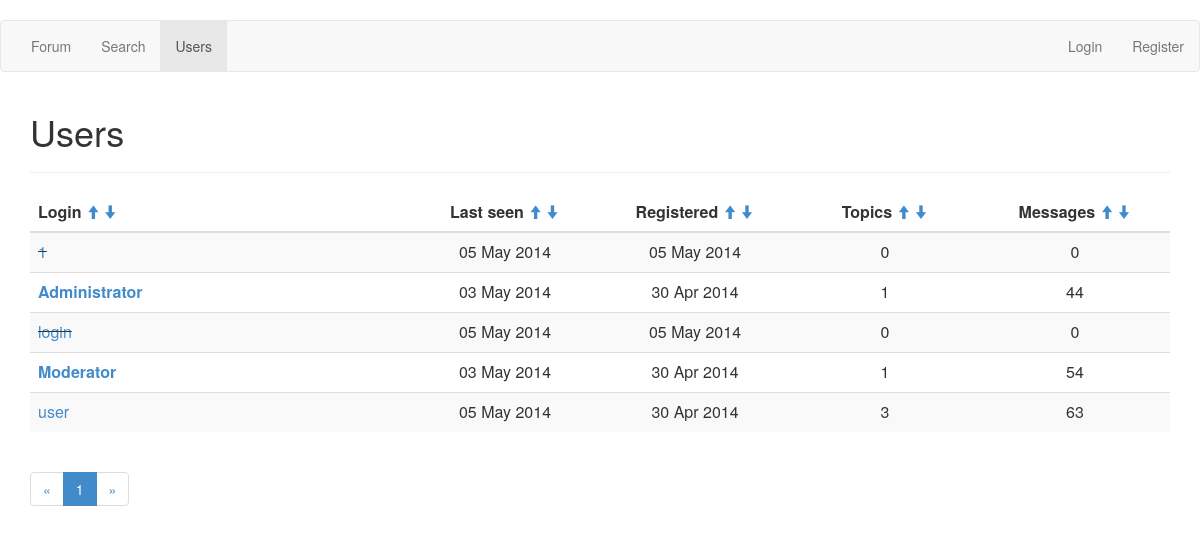
Page /userlist on the earlier database version.
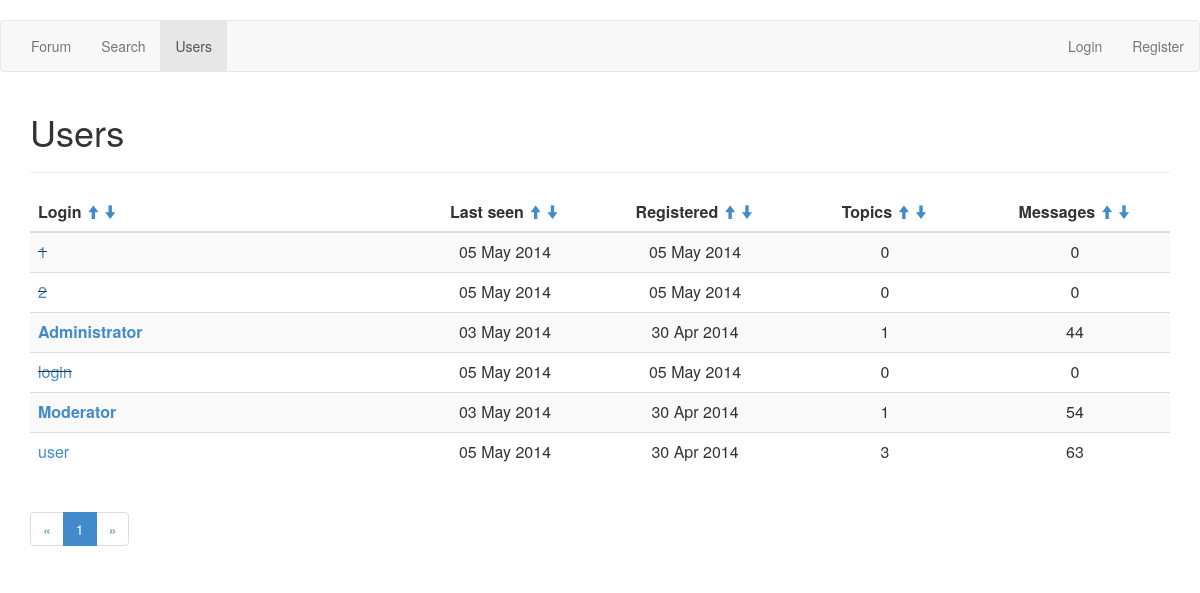
Same page on the later database version.
### app/models.py (models this page shows, shortened)
class User(db.Model):
    __tablename__ = 'User'
    id = db.Column(db.Integer, primary_key=True)
    login = db.Column(db.Text, unique=True, nullable=False)
    password = db.Column(db.Text, nullable=False)
    confirm_code = db.Column(db.Text)
    active = db.Column(db.Boolean, default=False)
    role = db.Column(db.Integer, default=2, nullable=False)
    email = db.Column(db.Text, nullable=False)
    city = db.Column(db.Text, default='unknown')
    country = db.Column(db.Text, default='unknown')
    db_avatar = db.Column(db.Boolean, default=False)
    topic_count = db.Column(db.Integer, default=0)
    message_count = db.Column(db.Integer, default=0)
    reg_date = db.Column(db.DateTime, default=datetime.utcnow, nullable=False)
    last_seen = db.Column(db.DateTime, default=datetime.utcnow, onupdate=datetime.utcnow, nullable=False)

### app/views.py (the view)
@app.route('/userlist')
def userlist(page=1):
    if request.args.get('page'):
        page = int(request.args.get('page'))
    pagination = Pagination(page, USER_PER_PAGE, User.query.count())
    sort_field = request.args.get('sort')
    sort_order = request.args.get('desc')
    if sort_field == 'last_seen' and sort_order == 'True':
        users_list = User.query.order_by(User.last_seen.desc()).all()
    elif sort_field == 'last_seen':
        users_list = User.query.order_by(User.last_seen).all()
    elif sort_field == 'reg_date' and sort_order == 'True':
        users_list = User.query.order_by(User.reg_date.desc()).all()
    elif sort_field == 'reg_date':
        users_list = User.query.order_by(User.reg_date).all()
    elif sort_field == 'topics' and sort_order == 'True':
        users_list = User.query.order_by(User.topic_count.desc()).all()
    elif sort_field == 'topics':
        users_list = User.query.order_by(User.topic_count).all()
    elif sort_field == 'messages' and sort_order == 'True':
        users_list = User.query.order_by(User.message_count.desc()).all()
    elif sort_field == 'messages':
        users_list = User.query.order_by(User.message_count).all()
    elif sort_field == 'login' and sort_order == 'True':
        users_list = User.query.order_by(User.login.collate('NOCASE').desc()).all()
    else:
        users_list = User.query.order_by(User.login.collate('NOCASE')).all()
    return(render_template('/userlist.html',
        user=current_user,
        users_list=users_list,
        pagination=pagination))

### app/views.py (called while the page is built)
    @property
    def pages(self):
        return(int(ceil(float(self.total_count)/self.per_page)))

    @property
    def pages_list(self):
        if self.pages < 4:
            res = range(1, self.pages+1)
        elif self.page < 3 and self.page+2 < self.pages:
            res = range(1, self.page+3)
        elif self.page < 3 and self.page+2 >= self.pages:
            res = range(1, self.pages+1)
        elif self.page > self.pages-3:
            res = range(self.page-2, self.pages+1)
        else:
            res = range(self.page-2, self.page+3)
        return(res)

    @property
    def first(self):
        if self.page == 1:
            return(0)
        else:
            return((self.page-1)*self.per_page)

    @property
    def last(self):
        if self.page == self.pages:
            return(None)
        else:
            return(self.page*self.per_page)

    def is_authenticated(self):
        return(False)

### app/templates/userlist.html (shortened to what this page needs)
﻿{% extends "base.html" %}
{% block content %}
<h1>Users</h1>
<hr>
<table class="table table-striped">
    <thead>
        <tr>
            <th class="col-md-4">
                Login
                <a href="{{url_for('userlist', sort='login', desc=True)}}"><small><i class="glyphicon glyphicon-arrow-up"></i></small></a>
                <a href="{{url_for('userlist', sort='login', desc=False)}}"><small><i class="glyphicon glyphicon-arrow-down"></i></small></a>
            </th>
            <th class="col-md-2 text-center">
                Last seen
                <a href="{{url_for('userlist', sort='last_seen', desc=True)}}"><small><i class="glyphicon glyphicon-arrow-up"></i></small></a>
                <a href="{{url_for('userlist', sort='last_seen', desc=False)}}"><small><i class="glyphicon glyphicon-arrow-down"></i></small></a>
            </th>
            <th class="col-md-2 text-center">
                Registered
                <a href="{{url_for('userlist', sort='reg_date', desc=True)}}"><small><i class="glyphicon glyphicon-arrow-up"></i></small></a>
                <a href="{{url_for('userlist', sort='reg_date', desc=False)}}"><small><i class="glyphicon glyphicon-arrow-down"></i></small></a>
            </th>
            <th class="col-md-2 text-center">
                Topics
                <a href="{{url_for('userlist', sort='topics', desc=True)}}"><small><i class="glyphicon glyphicon-arrow-up"></i></small></a>
                <a href="{{url_for('userlist', sort='topics', desc=False)}}"><small><i class="glyphicon glyphicon-arrow-down"></i></small></a>
            </th>
            <th class="col-md-2 text-center">
                Messages
                <a href="{{url_for('userlist', sort='messages', desc=True)}}"><small><i class="glyphicon glyphicon-arrow-up"></i></small></a>
                <a href="{{url_for('userlist', sort='messages', desc=False)}}"><small><i class="glyphicon glyphicon-arrow-down"></i></small></a>
            </th>
        </tr>
    </thead>
    <tbody>
        {% for user in users_list[pagination.first:pagination.last] %}
        <tr>
            <td>
            {% if user.role < 2 %}
                <b><a href="{{url_for('user_profile', user_id=user.id)}}">{{user.login}}</a></b>
            {% elif not user.active %}
                <del><a href="{{url_for('user_profile', user_id=user.id)}}">{{user.login}}</a></del>
            {% else %}
                <a href="{{url_for('user_profile', user_id=user.id)}}">{{user.login}}</a>
            {% endif %}
            </td>
            <td class="text-center">{{user.last_seen.strftime('%d %b %Y')}}</td>
            <td class="text-center">{{user.reg_date.strftime('%d %b %Y')}}</td>
            <td class="text-center">{{user.topic_count}}</td>
            <td class="text-center">{{user.message_count}}</td>
        </tr>
        {% endfor %}
    </tbody>
</table>
<ul class="pagination">
    <li><a href="{{url_for('userlist', page=1)}}">&laquo;</a></li>
    {% for page_number in pagination.pages_list %}
    <li{% if page_number == pagination.page %} class="active"{% endif %}>
        <a href="{{url_for('userlist', page=page_number)}}">{{page_number}}</a>
    </li>
    {% endfor %}
    <li><a href="{{url_for('userlist', page=pagination.pages)}}">&raquo;</a></li>
</ul>
{% endblock %}

### app/templates/base.html (shortened to what this page needs)
<!DOCTYPE html>
<head>
    <link rel="stylesheet" type="text/css" href="/static/css/bootstrap.min.css">
    <link rel="stylesheet" type="text/css" href="/static/css/custom.css">
</head>
<body>
<div class="navbar navbar-default" role="navigation">
    <div class="container-fluid">
        <ul class="nav navbar-nav">
            <li {% if request.path == '/' or request.path[:6] == '/forum' %}class="active"{% endif %}><a href="{{url_for('forum')}}">Forum</a></li>
            <li {% if request.path[:7] == '/search' %}class="active"{% endif %}><a href="{{url_for('forum_search')}}">Search</a></li>
            <li {% if request.path[:9] == '/userlist' %}class="active"{% endif %}><a href="{{url_for('userlist')}}">Users</a></li>
        </ul>
        <ul class="nav navbar-nav navbar-right">
            {% if user.is_authenticated() %}
            <li><a href="{{url_for('logout')}}">Logout ({{user.login}})</a></li>
            {% else %}
            <li><a href="{{url_for('login')}}">Login</a></li>
            <li><a href="{{url_for('register')}}">Register</a></li>
            {% endif %}
        </ul>
    </div>
</div>
<div class="container">
    {% block content %}{% endblock %}
</div>
</body>
</html>

Differences in the rows shown:
added User: login "2", last_seen "05 May 2014", reg_date "05 May 2014", topic_count "0", message_count "0"
